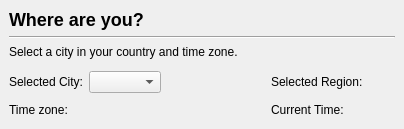
     <widget class="QWidget" name="stepLocation" >
      <layout class="QGridLayout" >
       <property name="leftMargin" >
        <number>9</number>
       </property>
       <property name="topMargin" >
        <number>9</number>
       </property>
       <property name="rightMargin" >
        <number>9</number>
       </property>
       <property name="bottomMargin" >
        <number>9</number>
       </property>
       <property name="horizontalSpacing" >
        <number>6</number>
       </property>
       <property name="verticalSpacing" >
        <number>6</number>
       </property>
       <item row="2" column="0" >
        <widget class="QLabel" name="timezone_comment_label" >
         <property name="text" >
          <string>Select a city in your country and time zone.</string>
         </property>
         <property name="wordWrap" >
          <bool>true</bool>
         </property>
        </widget>
       </item>
       <item row="1" column="0" >
        <widget class="Line" name="line1_2_2" >
         <property name="frameShape" >
          <enum>QFrame::HLine</enum>
         </property>
         <property name="frameShadow" >
          <enum>QFrame::Sunken</enum>
         </property>
         <property name="orientation" >
          <enum>Qt::Horizontal</enum>
         </property>
        </widget>
       </item>
       <item row="5" column="0" >
        <layout class="QGridLayout" >
         <property name="leftMargin" >
          <number>0</number>
         </property>
         <property name="topMargin" >
          <number>0</number>
         </property>
         <property name="rightMargin" >
          <number>0</number>
         </property>
         <property name="bottomMargin" >
          <number>0</number>
         </property>
         <property name="horizontalSpacing" >
          <number>6</number>
         </property>
         <property name="verticalSpacing" >
          <number>6</number>
         </property>
         <item row="0" column="3" colspan="2" >
          <widget class="QLabel" name="timezone_country_label" >
           <property name="text" >
            <string>Selected Region:</string>
           </property>
           <property name="wordWrap" >
            <bool>false</bool>
           </property>
          </widget>
         </item>
         <item row="1" column="0" >
          <widget class="QLabel" name="timezone_zone_label" >
           <property name="text" >
            <string>Time zone:</string>
           </property>
           <property name="wordWrap" >
            <bool>false</bool>
           </property>
          </widget>
         </item>
         <item row="0" column="0" >
          <widget class="QLabel" name="timezone_city_label" >
           <property name="text" >
            <string>Selected City:</string>
           </property>
           <property name="wordWrap" >
            <bool>false</bool>
           </property>
          </widget>
         </item>
         <item row="1" column="3" >
          <widget class="QLabel" name="timezone_time_label" >
           <property name="text" >
            <string>Current Time:</string>
           </property>
           <property name="wordWrap" >
            <bool>false</bool>
           </property>
          </widget>
         </item>
         <item row="0" column="5" colspan="2" >
          <widget class="QLabel" name="timezone_country_text" >
           <property name="text" >
            <string/>
           </property>
           <property name="wordWrap" >
            <bool>false</bool>
           </property>
          </widget>
         </item>
         <item row="1" column="6" >
          <spacer>
           <property name="orientation" >
            <enum>Qt::Horizontal</enum>
           </property>
           <property name="sizeType" >
            <enum>QSizePolicy::Expanding</enum>
           </property>
           <property name="sizeHint" >
            <size>
             <width>20</width>
             <height>20</height>
            </size>
           </property>
          </spacer>
         </item>
         <item row="1" column="1" >
          <widget class="QLabel" name="timezone_zone_text" >
           <property name="text" >
            <string/>
           </property>
           <property name="wordWrap" >
            <bool>false</bool>
           </property>
          </widget>
         </item>
         <item row="0" column="2" >
          <spacer>
           <property name="orientation" >
            <enum>Qt::Horizontal</enum>
           </property>
           <property name="sizeType" >
            <enum>QSizePolicy::Expanding</enum>
           </property>
           <property name="sizeHint" >
            <size>
             <width>100</width>
             <height>21</height>
            </size>
           </property>
          </spacer>
         </item>
         <item row="0" column="1" >
          <widget class="QComboBox" name="timezone_city_combo" />
         </item>
         <item row="1" column="4" colspan="2" >
          <widget class="QLabel" name="timezone_time_text" >
           <property name="text" >
            <string/>
           </property>
           <property name="wordWrap" >
            <bool>false</bool>
           </property>
          </widget>
         </item>
         <item row="1" column="2" >
          <spacer>
           <property name="orientation" >
            <enum>Qt::Horizontal</enum>
           </property>
           <property name="sizeType" >
            <enum>QSizePolicy::Expanding</enum>
           </property>
           <property name="sizeHint" >
            <size>
             <width>104</width>
             <height>21</height>
            </size>
           </property>
          </spacer>
         </item>
        </layout>
       </item>
       <item row="0" column="0" >
        <widget class="QLabel" name="timezone_heading_label" >
         <property name="sizePolicy" >
          <sizepolicy vsizetype="Preferred" hsizetype="Preferred" >
           <horstretch>1</horstretch>
           <verstretch>0</verstretch>
          </sizepolicy>
         </property>
         <property name="text" >
          <string>&lt;h2>Where are you?&lt;/h2></string>
         </property>
         <property name="wordWrap" >
          <bool>false</bool>
         </property>
        </widget>
       </item>
       <item row="3" column="0" >
        <widget class="QFrame" name="map_frame" >
         <property name="sizePolicy" >
          <sizepolicy vsizetype="Expanding" hsizetype="Preferred" >
           <horstretch>0</horstretch>
           <verstretch>0</verstretch>
          </sizepolicy>
         </property>
         <property name="frameShape" >
          <enum>QFrame::StyledPanel</enum>
         </property>
         <property name="frameShadow" >
          <enum>QFrame::Raised</enum>
         </property>
        </widget>
       </item>
      </layout>
     </widget>
